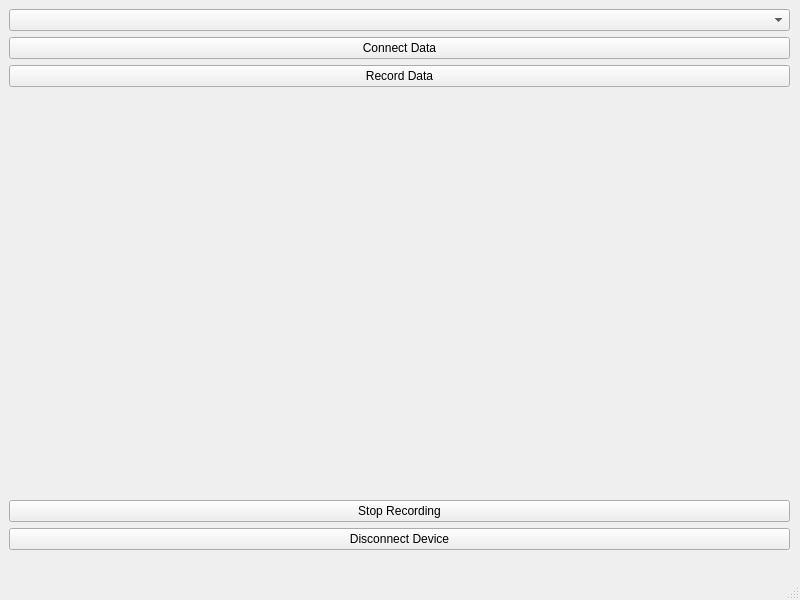
<?xml version="1.0" encoding="UTF-8"?>
<ui version="4.0">
 <class>MainWindow</class>
 <widget class="QMainWindow" name="MainWindow">
  <property name="geometry">
   <rect>
    <x>0</x>
    <y>0</y>
    <width>800</width>
    <height>600</height>
   </rect>
  </property>
  <property name="windowTitle">
   <string>MainWindow</string>
  </property>
  <widget class="QWidget" name="centralwidget">
   <widget class="QWidget" name="horizontalLayoutWidget">
    <property name="geometry">
     <rect>
      <x>9</x>
      <y>9</y>
      <width>781</width>
      <height>541</height>
     </rect>
    </property>
    <layout class="QHBoxLayout" name="mainLayout" stretch="0,0,0">
     <property name="sizeConstraint">
      <enum>QLayout::SetNoConstraint</enum>
     </property>
     <item>
      <layout class="QVBoxLayout" name="leftButtonLayout">
       <item>
        <widget class="QComboBox" name="deviceSelector"/>
       </item>
       <item>
        <widget class="QPushButton" name="connectDevice">
         <property name="text">
          <string>Connect Data</string>
         </property>
        </widget>
       </item>
       <item>
        <widget class="QPushButton" name="recordData">
         <property name="text">
          <string>Record Data</string>
         </property>
        </widget>
       </item>
       <item>
        <spacer name="verticalSpacer">
         <property name="orientation">
          <enum>Qt::Vertical</enum>
         </property>
         <property name="sizeHint" stdset="0">
          <size>
           <width>20</width>
           <height>40</height>
          </size>
         </property>
        </spacer>
       </item>
       <item>
        <widget class="QPushButton" name="stopRecording">
         <property name="text">
          <string>Stop Recording</string>
         </property>
        </widget>
       </item>
       <item>
        <widget class="QPushButton" name="disconnectDevice">
         <property name="text">
          <string>Disconnect Device</string>
         </property>
        </widget>
       </item>
      </layout>
     </item>
     <item>
      <layout class="QVBoxLayout" name="graphLayout"/>
     </item>
     <item>
      <layout class="QVBoxLayout" name="tableLayout"/>
     </item>
    </layout>
   </widget>
  </widget>
  <widget class="QStatusBar" name="statusbar"/>
  <widget class="QMenuBar" name="menubar">
   <property name="geometry">
    <rect>
     <x>0</x>
     <y>0</y>
     <width>800</width>
     <height>21</height>
    </rect>
   </property>
  </widget>
  <action name="action_Quit">
   <property name="icon">
    <iconset resource="resources.qrc">
     <normaloff>:/icons/exit.png</normaloff>:/icons/exit.png</iconset>
   </property>
   <property name="text">
    <string>&amp;Quit</string>
   </property>
   <property name="shortcut">
    <string>Ctrl+Q</string>
   </property>
  </action>
 </widget>
 <resources>
  <include location="resources.qrc"/>
 </resources>
 <connections>
  <connection>
   <sender>action_Quit</sender>
   <signal>triggered()</signal>
   <receiver>MainWindow</receiver>
   <slot>close()</slot>
   <hints>
    <hint type="sourcelabel">
     <x>-1</x>
     <y>-1</y>
    </hint>
    <hint type="destinationlabel">
     <x>399</x>
     <y>299</y>
    </hint>
   </hints>
  </connection>
 </connections>
</ui>
